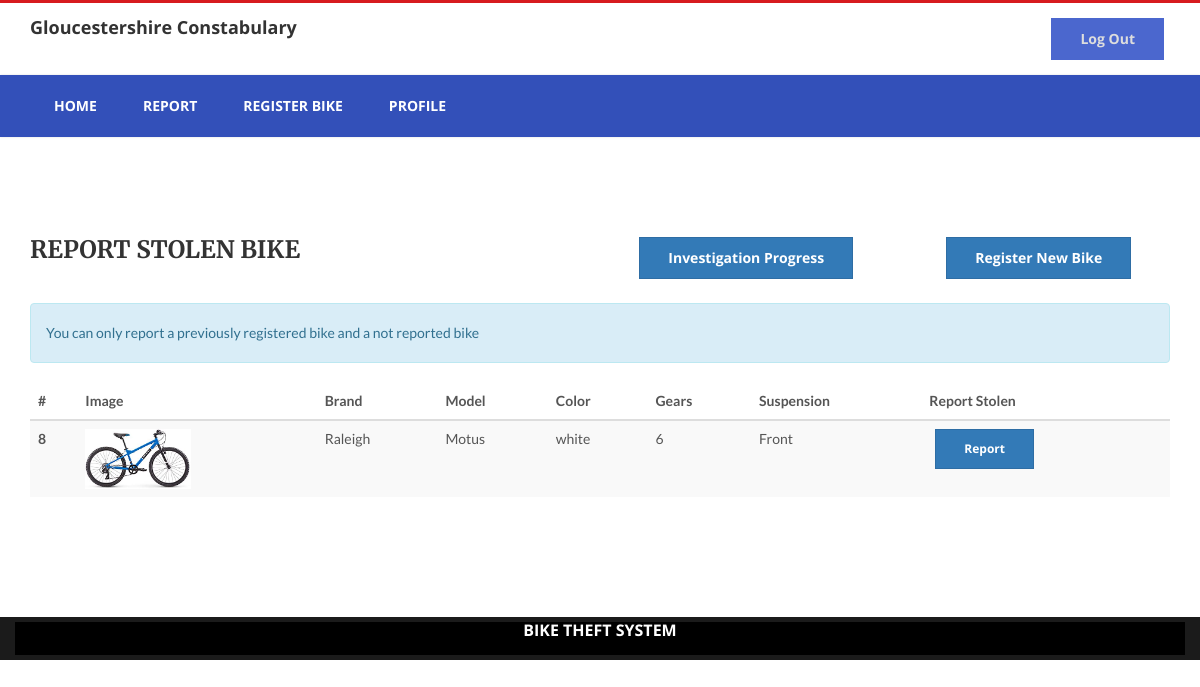
The app's page /report.php (signed in) with its own data.
### tables this page shows
CREATE TABLE IF NOT EXISTS `tb_register_bike` (
  `id` int(11) NOT NULL AUTO_INCREMENT,
  `email` varchar(255) NOT NULL,
  `mpn` varchar(255) NOT NULL,
  `brand` varchar(255) NOT NULL,
  `model` varchar(255) NOT NULL,
  `type` varchar(255) NOT NULL,
  `wheel` varchar(255) NOT NULL,
  `color` varchar(255) NOT NULL,
  `gears` varchar(255) NOT NULL,
  `brake` varchar(255) NOT NULL,
  `suspension` varchar(255) NOT NULL,
  `gender` varchar(255) NOT NULL,
  `age` varchar(255) NOT NULL,
  `image` longtext NOT NULL,
  `date` date NOT NULL,
  PRIMARY KEY (`id`)
);

### report.php (the view, shortened to what this page needs)
<?php
include ("config.php");
?>
<!doctype html>
<html class="no-js" lang="zxx">
<head>
<link rel="stylesheet" href="css/normalize.css">
<link rel="stylesheet" href="css/owl.carousel.css">
<link href="css/bootstrap.min.css" rel="stylesheet">
<link href="css/font-awesome.min.css" rel="stylesheet">
<link href="css/animate.css" rel="stylesheet">
<link href="css/plugin.css" rel="stylesheet">
<link href="style.css" rel="stylesheet">
<link href="css/responsive.css" rel="stylesheet">
</head>
<body class="contact-page">
<header class="header-area">
<?php include("navigation.php"); ?>
</header>
<div class="contact-area section-padding">
<div class="container">
<div class="row">
<div class="col-xs-6 text">
<div class="page-title">
 <h2>Report Stolen Bike</h2>
</div>
</div>
<div class="col-xs-3 text-center">
<div class="page-title">
<a href="reported_bikes.php"><button type="button" class="btn btn-primary">Investigation Progress</button></a>
</div>
</div>
<div class="col-xs-3 text-center">
<div class="page-title">
<a href="register_bike.php"><button type="button" class="btn btn-primary">Register New Bike</button></a>
</div>
</div>
<div class="col-xs-12 col-md-12 wow fadeIn" data-wow-delay="0.3s">
<div class="alert alert-info" role="alert">
 You can only report a previously registered bike and a not reported bike
</div>
<table class="table table-striped">
  <thead>
    <tr>
      <th scope="col">#</th>
	  <th scope="col">Image</th>
      <th scope="col">Brand</th>
      <th scope="col">Model</th>
      <th scope="col">Color</th>
	  <th scope="col">Gears</th>
	  <th scope="col">Suspension</th>
	  <th scope="col">Report Stolen</th>
    </tr>
  </thead>
  <tbody>
  <?php
$sql = "SELECT * FROM tb_register_bike,tb_report_bike where tb_register_bike.email='$_SESSION[email]' AND tb_report_bike.user_email = '$_SESSION[email]' AND tb_register_bike.id <> tb_report_bike.bike_id";
$result = $conn->query($sql);
if ($result->num_rows > 0) {
	while($row = $result->fetch_assoc()) {
?>
    <tr>
      <th scope="row"><?php echo$row["id"]; ?></th>
	  <td><img src="<?php echo$row["image"]; ?>" style="max-height:60px"></td>
      <td><?php echo$row["brand"]; ?></td>
      <td><?php echo$row["model"]; ?></td>
      <td><?php echo$row["color"]; ?></td>
	  <td><?php echo$row["gears"]; ?></td>
      <td><?php echo$row["suspension"]; ?></td>
      <td><a href="report_details.php?bike_id=<?php echo $row["id"]?>"><button type="button" class="btn btn-primary btn-sm">Report</button></a></td>
    </tr>
<?php }}else{ ?>
	<tr>
	<td COLSPAN=8><center>No bike avaliable to report at the moment </center></td>
	</tr>
<?php } ?>
  </tbody>
</table>
</div>
</div>
</div>
</div>
<footer class="footer-area section-padding">
<?php include("footer.php"); ?>
</footer>
<script src="cloudflare-static/rocket-loader.min.js" data-cf-settings="ae3b2284b2280d803af4e1d4-|49" defer=""></script></body>
</html>

### style.css (style rules this page uses)
*, *:after, *:before { box-sizing: border-box; }
a { font-family: 'Open Sans', sans-serif; font-weight: 700; text-decoration: none; }
img { max-width: 100%; height: auto; }
h1, h2, h3, h4, h5, h6 { font-family: "Open Sans", sans-serif; font-weight: 700; margin: 0 0 15px; color: #333333; }
html, body { height: 100% }
body { font-family: 'Lato', sans-serif; font-size: 14px; line-height: 2; color: #555555; font-weight: 400; }
.section-padding { padding: 100px 0; }
.btn { border-radius: 0; margin: 0 6px; padding: 10px 28px; font-weight: 700; -webkit-transition: .4s; transition: .4s; }
.header-area { border-top: 3px solid #d71b1f; }
.page-title > h2 { font-family: 'Merriweather', serif; margin-bottom: 40px; text-transform: uppercase; font-size: 24px; }
.footer-area { background-color: #1b1b1b; color: #ffffff; }

### footer.php (style rules this page uses)
.footer-area.section-padding { padding:5px; }

### records on screen
tb_register_bike: id "8", image (picture), brand "Raleigh", model "Motus", color "white", gears "6", suspension "Front"
